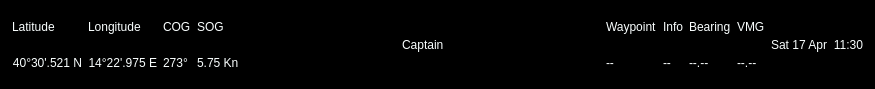
<?xml version="1.0" encoding="UTF-8"?>
<ui version="4.0">
 <class>TopBar</class>
 <widget class="QWidget" name="TopBar">
  <property name="geometry">
   <rect>
    <x>0</x>
    <y>0</y>
    <width>875</width>
    <height>89</height>
   </rect>
  </property>
  <property name="windowTitle">
   <string>Form</string>
  </property>
  <property name="styleSheet">
   <string notr="true">background-color: rgb(0, 0, 0);
color: rgb(250, 255, 255);</string>
  </property>
  <layout class="QHBoxLayout" name="horizontalLayout_2" stretch="0">
   <property name="spacing">
    <number>-1</number>
   </property>
   <property name="leftMargin">
    <number>12</number>
   </property>
   <property name="topMargin">
    <number>12</number>
   </property>
   <property name="rightMargin">
    <number>12</number>
   </property>
   <property name="bottomMargin">
    <number>12</number>
   </property>
   <item>
    <layout class="QHBoxLayout" name="horizontalLayout">
     <item>
      <layout class="QVBoxLayout" name="verticalLayout">
       <item>
        <widget class="QLabel" name="label_TextLatitude">
         <property name="text">
          <string>Latitude</string>
         </property>
        </widget>
       </item>
       <item>
        <widget class="QLabel" name="label_Lat">
         <property name="text">
          <string>40°30'.521 N</string>
         </property>
         <property name="textFormat">
          <enum>Qt::PlainText</enum>
         </property>
         <property name="alignment">
          <set>Qt::AlignRight|Qt::AlignTrailing|Qt::AlignVCenter</set>
         </property>
        </widget>
       </item>
      </layout>
     </item>
     <item>
      <layout class="QVBoxLayout" name="verticalLayout_2">
       <item>
        <widget class="QLabel" name="label_TextLongitude">
         <property name="text">
          <string>Longitude</string>
         </property>
        </widget>
       </item>
       <item>
        <widget class="QLabel" name="label_Lon">
         <property name="text">
          <string>14°22'.975 E</string>
         </property>
         <property name="textFormat">
          <enum>Qt::PlainText</enum>
         </property>
         <property name="alignment">
          <set>Qt::AlignRight|Qt::AlignTrailing|Qt::AlignVCenter</set>
         </property>
        </widget>
       </item>
      </layout>
     </item>
     <item>
      <layout class="QVBoxLayout" name="verticalLayout_3">
       <item>
        <widget class="QLabel" name="label_TextCOG">
         <property name="text">
          <string>COG</string>
         </property>
        </widget>
       </item>
       <item>
        <widget class="QLabel" name="label_COG">
         <property name="text">
          <string>273°</string>
         </property>
        </widget>
       </item>
      </layout>
     </item>
     <item>
      <layout class="QVBoxLayout" name="verticalLayout_4">
       <item>
        <widget class="QLabel" name="label_TextSOG">
         <property name="text">
          <string>SOG</string>
         </property>
        </widget>
       </item>
       <item>
        <widget class="QLabel" name="label_SOG">
         <property name="text">
          <string>5.75 Kn</string>
         </property>
        </widget>
       </item>
      </layout>
     </item>
     <item>
      <spacer name="horizontalSpacer_Sx">
       <property name="orientation">
        <enum>Qt::Horizontal</enum>
       </property>
       <property name="sizeHint" stdset="0">
        <size>
         <width>88</width>
         <height>20</height>
        </size>
       </property>
      </spacer>
     </item>
     <item>
      <widget class="QLabel" name="label_Role">
       <property name="text">
        <string>Captain</string>
       </property>
      </widget>
     </item>
     <item>
      <spacer name="horizontalSpacer_Dx">
       <property name="orientation">
        <enum>Qt::Horizontal</enum>
       </property>
       <property name="sizeHint" stdset="0">
        <size>
         <width>88</width>
         <height>20</height>
        </size>
       </property>
      </spacer>
     </item>
     <item>
      <layout class="QVBoxLayout" name="verticalLayout_5">
       <item>
        <widget class="QLabel" name="label_TextWaypoint">
         <property name="text">
          <string>Waypoint</string>
         </property>
        </widget>
       </item>
       <item>
        <widget class="QLabel" name="label_Waypoint">
         <property name="text">
          <string>--</string>
         </property>
        </widget>
       </item>
      </layout>
     </item>
     <item>
      <layout class="QVBoxLayout" name="verticalLayout_6">
       <item>
        <widget class="QLabel" name="label_TextInfo">
         <property name="text">
          <string>Info</string>
         </property>
        </widget>
       </item>
       <item>
        <widget class="QLabel" name="label_Info">
         <property name="text">
          <string>--</string>
         </property>
        </widget>
       </item>
      </layout>
     </item>
     <item>
      <layout class="QVBoxLayout" name="verticalLayout_7">
       <item>
        <widget class="QLabel" name="label_TextBearing">
         <property name="text">
          <string>Bearing</string>
         </property>
        </widget>
       </item>
       <item>
        <widget class="QLabel" name="label_Bearing">
         <property name="text">
          <string>--.--</string>
         </property>
        </widget>
       </item>
      </layout>
     </item>
     <item>
      <layout class="QVBoxLayout" name="verticalLayout_8">
       <item>
        <widget class="QLabel" name="label_TextVMG">
         <property name="text">
          <string>VMG</string>
         </property>
        </widget>
       </item>
       <item>
        <widget class="QLabel" name="label_VMG">
         <property name="text">
          <string>--.--</string>
         </property>
        </widget>
       </item>
      </layout>
     </item>
     <item>
      <widget class="QLabel" name="label_Date">
       <property name="text">
        <string>Sat 17 Apr</string>
       </property>
      </widget>
     </item>
     <item>
      <widget class="QLabel" name="label_Time">
       <property name="text">
        <string>11:30</string>
       </property>
       <property name="alignment">
        <set>Qt::AlignRight|Qt::AlignTrailing|Qt::AlignVCenter</set>
       </property>
      </widget>
     </item>
    </layout>
   </item>
  </layout>
 </widget>
 <resources/>
 <connections/>
</ui>
